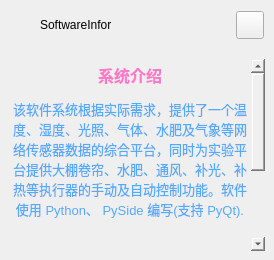
      <widget class="QFrame" name="extraLeftBox">
       <property name="geometry">
        <rect>
         <x>66</x>
         <y>1</y>
         <width>0</width>
         <height>541</height>
        </rect>
       </property>
       <property name="minimumSize">
        <size>
         <width>0</width>
         <height>0</height>
        </size>
       </property>
       <property name="maximumSize">
        <size>
         <width>16777215</width>
         <height>16777215</height>
        </size>
       </property>
       <property name="frameShape">
        <enum>QFrame::NoFrame</enum>
       </property>
       <property name="frameShadow">
        <enum>QFrame::Raised</enum>
       </property>
       <layout class="QVBoxLayout" name="extraColumLayout">
        <property name="spacing">
         <number>0</number>
        </property>
        <property name="leftMargin">
         <number>0</number>
        </property>
        <property name="topMargin">
         <number>0</number>
        </property>
        <property name="rightMargin">
         <number>0</number>
        </property>
        <property name="bottomMargin">
         <number>0</number>
        </property>
        <item>
         <widget class="QFrame" name="extraTopBg">
          <property name="minimumSize">
           <size>
            <width>0</width>
            <height>50</height>
           </size>
          </property>
          <property name="maximumSize">
           <size>
            <width>16777215</width>
            <height>16777215</height>
           </size>
          </property>
          <property name="frameShape">
           <enum>QFrame::NoFrame</enum>
          </property>
          <property name="frameShadow">
           <enum>QFrame::Raised</enum>
          </property>
          <layout class="QVBoxLayout" name="verticalLayout_5">
           <property name="spacing">
            <number>0</number>
           </property>
           <property name="leftMargin">
            <number>0</number>
           </property>
           <property name="topMargin">
            <number>0</number>
           </property>
           <property name="rightMargin">
            <number>0</number>
           </property>
           <property name="bottomMargin">
            <number>0</number>
           </property>
           <item>
            <layout class="QGridLayout" name="extraTopLayout">
             <property name="leftMargin">
              <number>10</number>
             </property>
             <property name="rightMargin">
              <number>10</number>
             </property>
             <property name="horizontalSpacing">
              <number>10</number>
             </property>
             <property name="verticalSpacing">
              <number>0</number>
             </property>
             <item row="0" column="0">
              <widget class="QFrame" name="extraIcon">
               <property name="minimumSize">
                <size>
                 <width>20</width>
                 <height>0</height>
                </size>
               </property>
               <property name="maximumSize">
                <size>
                 <width>20</width>
                 <height>20</height>
                </size>
               </property>
               <property name="frameShape">
                <enum>QFrame::NoFrame</enum>
               </property>
               <property name="frameShadow">
                <enum>QFrame::Raised</enum>
               </property>
              </widget>
             </item>
             <item row="0" column="1">
              <widget class="QLabel" name="extraLabel">
               <property name="minimumSize">
                <size>
                 <width>150</width>
                 <height>0</height>
                </size>
               </property>
               <property name="text">
                <string>SoftwareInfor</string>
               </property>
              </widget>
             </item>
             <item row="0" column="2">
              <widget class="QPushButton" name="extraCloseColumnBtn">
               <property name="minimumSize">
                <size>
                 <width>28</width>
                 <height>28</height>
                </size>
               </property>
               <property name="maximumSize">
                <size>
                 <width>28</width>
                 <height>28</height>
                </size>
               </property>
               <property name="cursor">
                <cursorShape>PointingHandCursor</cursorShape>
               </property>
               <property name="toolTip">
                <string>Close left box</string>
               </property>
               <property name="text">
                <string/>
               </property>
               <property name="icon">
                <iconset resource="resources.qrc">
                 <normaloff>:/icons/images/icons/icon_close.png</normaloff>:/icons/images/icons/icon_close.png</iconset>
               </property>
               <property name="iconSize">
                <size>
                 <width>20</width>
                 <height>20</height>
                </size>
               </property>
              </widget>
             </item>
            </layout>
           </item>
          </layout>
         </widget>
        </item>
        <item>
         <widget class="QFrame" name="extraContent">
          <property name="frameShape">
           <enum>QFrame::NoFrame</enum>
          </property>
          <property name="frameShadow">
           <enum>QFrame::Raised</enum>
          </property>
          <layout class="QVBoxLayout" name="verticalLayout_12">
           <property name="spacing">
            <number>0</number>
           </property>
           <property name="leftMargin">
            <number>0</number>
           </property>
           <property name="topMargin">
            <number>0</number>
           </property>
           <property name="rightMargin">
            <number>0</number>
           </property>
           <property name="bottomMargin">
            <number>0</number>
           </property>
           <item alignment="Qt::AlignTop">
            <widget class="QFrame" name="extraTopMenu">
             <property name="frameShape">
              <enum>QFrame::NoFrame</enum>
             </property>
             <property name="frameShadow">
              <enum>QFrame::Raised</enum>
             </property>
             <layout class="QVBoxLayout" name="verticalLayout_11">
              <property name="spacing">
               <number>0</number>
              </property>
              <property name="leftMargin">
               <number>0</number>
              </property>
              <property name="topMargin">
               <number>0</number>
              </property>
              <property name="rightMargin">
               <number>0</number>
              </property>
              <property name="bottomMargin">
               <number>0</number>
              </property>
             </layout>
            </widget>
           </item>
           <item>
            <widget class="QFrame" name="extraCenter">
             <property name="minimumSize">
              <size>
               <width>0</width>
               <height>0</height>
              </size>
             </property>
             <property name="frameShape">
              <enum>QFrame::NoFrame</enum>
             </property>
             <property name="frameShadow">
              <enum>QFrame::Raised</enum>
             </property>
             <layout class="QVBoxLayout" name="verticalLayout_10">
              <item>
               <widget class="QTextEdit" name="textEdit">
                <property name="minimumSize">
                 <size>
                  <width>0</width>
                  <height>0</height>
                 </size>
                </property>
                <property name="styleSheet">
                 <string notr="true">background: transparent;</string>
                </property>
                <property name="frameShape">
                 <enum>QFrame::NoFrame</enum>
                </property>
                <property name="readOnly">
                 <bool>true</bool>
                </property>
                <property name="html">
                 <string>&lt;!DOCTYPE HTML PUBLIC &quot;-//W3C//DTD HTML 4.0//EN&quot; &quot;http://www.w3.org/TR/REC-html40/strict.dtd&quot;&gt;
&lt;html&gt;&lt;head&gt;&lt;meta name=&quot;qrichtext&quot; content=&quot;1&quot; /&gt;&lt;meta charset=&quot;utf-8&quot; /&gt;&lt;style type=&quot;text/css&quot;&gt;
p, li { white-space: pre-wrap; }
hr { height: 1px; border-width: 0; }
&lt;/style&gt;&lt;/head&gt;&lt;body style=&quot; font-family:'Segoe UI'; font-size:14pt; font-weight:400; font-style:normal;&quot;&gt;
&lt;p align=&quot;center&quot; style=&quot; margin-top:12px; margin-bottom:12px; margin-left:0px; margin-right:0px; -qt-block-indent:0; text-indent:0px;&quot;&gt;&lt;span style=&quot; font-size:12pt; font-weight:600; color:#ff79c6;&quot;&gt;系统介绍&lt;/span&gt;&lt;/p&gt;
&lt;p align=&quot;center&quot; style=&quot; margin-top:12px; margin-bottom:12px; margin-left:0px; margin-right:0px; -qt-block-indent:0; text-indent:0px;&quot;&gt;&lt;span style=&quot; font-size:10pt; color:#55aaff;&quot;&gt;该软件系统根据实际需求，提供了一个温度、湿度、光照、气体、水肥及气象等网络传感器数据的综合平台，同时为实验平台提供大棚卷帘、水肥、通风、补光、补热等执行器的手动及自动控制功能。软件使用 Python、 PySide 编写(支持 PyQt).&lt;/span&gt;&lt;/p&gt;
&lt;p align=&quot;center&quot; style=&quot;-qt-paragraph-type:empty; margin-top:12px; margin-bottom:12px; margin-left:0px; margin-right:0px; -qt-block-indent:0; text-indent:0px; font-size:10pt; color:#55aaff;&quot;&gt;&lt;br /&gt;&lt;/p&gt;
&lt;p align=&quot;center&quot; style=&quot; margin-top:12px; margin-bottom:12px; margin-left:0px; margin-right:0px; -qt-block-indent:0; text-indent:0px;&quot;&gt;&lt;span style=&quot; font-size:12pt; font-weight:600; color:#ff79c6;&quot;&gt;Convert UI&lt;/span&gt;&lt;/p&gt;
&lt;p align=&quot;center&quot; style=&quot; margin-top:12px; margin-bottom:12px; margin-left:0px; margin-right:0px; -qt-block-indent:0; text-indent:0px;&quot;&gt;&lt;span style=&quot; font-size:9pt; color:#ffffff;&quot;&gt;pyside6-uic main.ui &amp;gt; ui_main.py&lt;/span&gt;&lt;/p&gt;
&lt;p align=&quot;center&quot; style=&quot; margin-top:12px; margin-bottom:12px; margin-left:0px; margin-right:0px; -qt-block-indent:0; text-indent:0px;&quot;&gt;&lt;span style=&quot; font-size:12pt; font-weight:600; color:#ff79c6;&quot;&gt;Convert QRC&lt;/span&gt;&lt;/p&gt;
&lt;p align=&quot;center&quot; style=&quot; margin-top:12px; margin-bottom:12px; margin-left:0px; margin-right:0px; -qt-block-indent:0; text-indent:0px;&quot;&gt;&lt;span style=&quot; font-size:9pt; color:#ffffff;&quot;&gt;pyside6-rcc resources.qrc -o resources_rc.py&lt;/span&gt;&lt;/p&gt;&lt;/body&gt;&lt;/html&gt;</string>
                </property>
                <property name="textInteractionFlags">
                 <set>Qt::TextSelectableByMouse</set>
                </property>
               </widget>
              </item>
             </layout>
            </widget>
           </item>
          </layout>
         </widget>
        </item>
       </layout>
      </widget>
